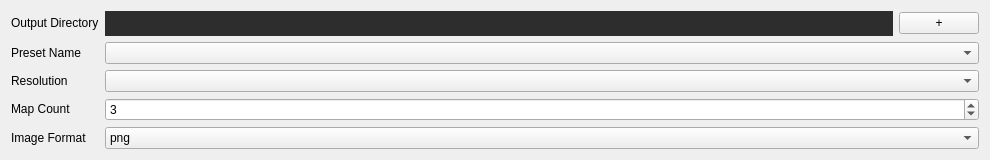
<?xml version="1.0" encoding="UTF-8"?>
<ui version="4.0">
 <class>Form</class>
 <widget class="QWidget" name="Form">
  <property name="geometry">
   <rect>
    <x>0</x>
    <y>0</y>
    <width>990</width>
    <height>149</height>
   </rect>
  </property>
  <property name="sizePolicy">
   <sizepolicy hsizetype="Expanding" vsizetype="Expanding">
    <horstretch>0</horstretch>
    <verstretch>0</verstretch>
   </sizepolicy>
  </property>
  <property name="windowTitle">
   <string>Form</string>
  </property>
  <layout class="QGridLayout" name="gridLayout">
   <item row="0" column="0">
    <layout class="QGridLayout" name="bake_grid_layout">
     <property name="sizeConstraint">
      <enum>QLayout::SetDefaultConstraint</enum>
     </property>
     <item row="3" column="0">
      <widget class="QLabel" name="bake_map_count_label">
       <property name="sizePolicy">
        <sizepolicy hsizetype="Fixed" vsizetype="Fixed">
         <horstretch>0</horstretch>
         <verstretch>0</verstretch>
        </sizepolicy>
       </property>
       <property name="text">
        <string>Map Count</string>
       </property>
      </widget>
     </item>
     <item row="1" column="0">
      <widget class="QLabel" name="bake_preset_label">
       <property name="sizePolicy">
        <sizepolicy hsizetype="Fixed" vsizetype="Fixed">
         <horstretch>0</horstretch>
         <verstretch>0</verstretch>
        </sizepolicy>
       </property>
       <property name="text">
        <string>Preset Name</string>
       </property>
      </widget>
     </item>
     <item row="3" column="1" colspan="3">
      <widget class="QSpinBox" name="bake_map_count_spinbox">
       <property name="sizePolicy">
        <sizepolicy hsizetype="Expanding" vsizetype="Fixed">
         <horstretch>0</horstretch>
         <verstretch>0</verstretch>
        </sizepolicy>
       </property>
       <property name="styleSheet">
        <string notr="true"/>
       </property>
       <property name="value">
        <number>3</number>
       </property>
      </widget>
     </item>
     <item row="2" column="0">
      <widget class="QLabel" name="bake_resolution_label">
       <property name="sizePolicy">
        <sizepolicy hsizetype="Fixed" vsizetype="Fixed">
         <horstretch>0</horstretch>
         <verstretch>0</verstretch>
        </sizepolicy>
       </property>
       <property name="text">
        <string>Resolution</string>
       </property>
      </widget>
     </item>
     <item row="0" column="3">
      <widget class="QPushButton" name="bake_output_dir_increment_button">
       <property name="sizePolicy">
        <sizepolicy hsizetype="Fixed" vsizetype="Fixed">
         <horstretch>0</horstretch>
         <verstretch>0</verstretch>
        </sizepolicy>
       </property>
       <property name="text">
        <string>+</string>
       </property>
      </widget>
     </item>
     <item row="0" column="0">
      <widget class="QLabel" name="bake_output_dir_label">
       <property name="sizePolicy">
        <sizepolicy hsizetype="Fixed" vsizetype="Fixed">
         <horstretch>0</horstretch>
         <verstretch>0</verstretch>
        </sizepolicy>
       </property>
       <property name="text">
        <string>Output Directory</string>
       </property>
      </widget>
     </item>
     <item row="4" column="0">
      <widget class="QLabel" name="image_format_label">
       <property name="text">
        <string>Image Format</string>
       </property>
      </widget>
     </item>
     <item row="1" column="1" colspan="3">
      <widget class="QComboBox" name="bake_preset_combo">
       <property name="sizePolicy">
        <sizepolicy hsizetype="Expanding" vsizetype="Fixed">
         <horstretch>0</horstretch>
         <verstretch>0</verstretch>
        </sizepolicy>
       </property>
      </widget>
     </item>
     <item row="2" column="1" colspan="3">
      <widget class="QComboBox" name="bake_resolution_combo">
       <property name="sizePolicy">
        <sizepolicy hsizetype="Expanding" vsizetype="Fixed">
         <horstretch>0</horstretch>
         <verstretch>0</verstretch>
        </sizepolicy>
       </property>
      </widget>
     </item>
     <item row="0" column="1" colspan="2">
      <widget class="QLabel" name="bake_output_dir_text">
       <property name="sizePolicy">
        <sizepolicy hsizetype="Ignored" vsizetype="Fixed">
         <horstretch>0</horstretch>
         <verstretch>0</verstretch>
        </sizepolicy>
       </property>
       <property name="minimumSize">
        <size>
         <width>0</width>
         <height>25</height>
        </size>
       </property>
       <property name="styleSheet">
        <string notr="true">background-color: rgb(45, 45, 45);</string>
       </property>
       <property name="frameShape">
        <enum>QFrame::NoFrame</enum>
       </property>
       <property name="frameShadow">
        <enum>QFrame::Plain</enum>
       </property>
       <property name="lineWidth">
        <number>1</number>
       </property>
       <property name="midLineWidth">
        <number>0</number>
       </property>
       <property name="text">
        <string/>
       </property>
       <property name="alignment">
        <set>Qt::AlignLeading|Qt::AlignLeft|Qt::AlignVCenter</set>
       </property>
       <property name="wordWrap">
        <bool>false</bool>
       </property>
       <property name="margin">
        <number>0</number>
       </property>
       <property name="indent">
        <number>5</number>
       </property>
       <property name="textInteractionFlags">
        <set>Qt::TextEditable|Qt::TextSelectableByMouse</set>
       </property>
      </widget>
     </item>
     <item row="4" column="1" colspan="3">
      <widget class="QComboBox" name="image_format_combo">
       <item>
        <property name="text">
         <string>png</string>
        </property>
       </item>
       <item>
        <property name="text">
         <string>exr</string>
        </property>
       </item>
      </widget>
     </item>
    </layout>
   </item>
  </layout>
 </widget>
 <resources/>
 <connections/>
</ui>
